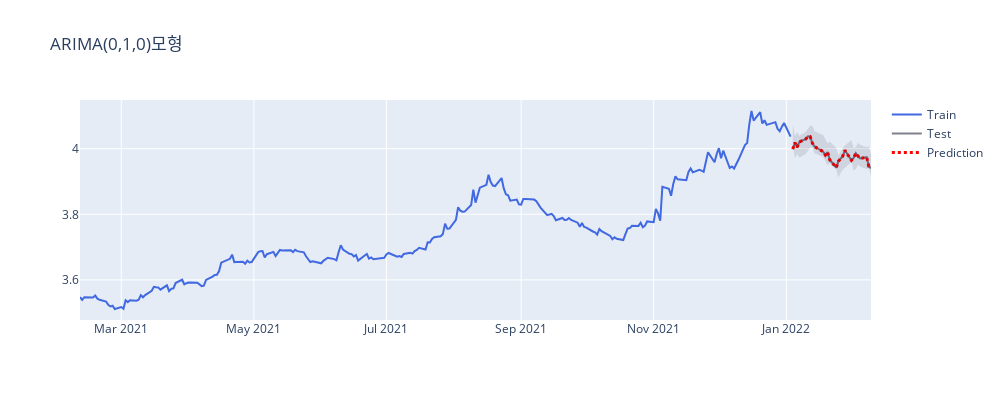

The notebook cell this image was saved under:
### Code cell
from plotly.subplots import make_subplots
import plotly.graph_objects as go

fig = go.Figure([
    # 훈련 데이터-------------------------------------------------------
    go.Scatter(x = train_data.index, y = train_data, name = "Train", mode = 'lines'
              ,line=dict(color = 'royalblue'))
    # 테스트 데이터------------------------------------------------------
    , go.Scatter(x = test_data.index, y = test_data, name = "Test", mode = 'lines'
                ,line = dict(color = 'rgba(0,0,30,0.5)'))
    # 예측값-----------------------------------------------------------
    , go.Scatter(x = test_data.index, y = test_data, name = "Prediction", mode = 'lines'
                     ,line = dict(color = 'red', dash = 'dot', width=3))
    
    # 신뢰 구간---------------------------------------------------------
    , go.Scatter(x = test_data.index.tolist() + test_data.index[::-1].tolist() 
                ,y = pred_upper + pred_lower[::-1] ## 상위 신뢰 구간 -> 하위 신뢰 구간 역순으로
                ,fill='toself'
                ,fillcolor='rgba(0,0,30,0.1)'
                ,line=dict(color='rgba(0,0,0,0)')
                ,hoverinfo="skip"
                ,showlegend=False)
])

fig.update_layout(height=400, width=1000, title_text="ARIMA(0,1,0)모형")
fig.show()

### Figure 1 — Plotly figure (JSON) as saved in the notebook; plotly's stock layout.template omitted (floating-point values rounded to 4 significant figures; data arrays with more than 128 entries replaced by an {"elided": "..."} marker saying what was removed)
{"data": [{"line": {"color": "royalblue"}, "mode": "lines", "name": "Train", "type": "scatter", "x": {"elided": "227 str values"}, "y": {"elided": "227 float values"}}, {"line": {"color": "rgba(0,0,30,0.5)"}, "mode": "lines", "name": "Test", "type": "scatter", "x": ["2022-01-04T00:00:00", "2022-01-05T00:00:00", "2022-01-06T00:00:00", "2022-01-07T00:00:00", "2022-01-10T00:00:00", "2022-01-11T00:00:00", "2022-01-12T00:00:00", "2022-01-13T00:00:00", "2022-01-14T00:00:00", "2022-01-18T00:00:00", "2022-01-19T00:00:00", "2022-01-20T00:00:00", "2022-01-21T00:00:00", "2022-01-24T00:00:00", "2022-01-25T00:00:00", "2022-01-26T00:00:00", "2022-01-27T00:00:00", "2022-01-28T00:00:00", "2022-01-31T00:00:00", "2022-02-01T00:00:00", "2022-02-02T00:00:00", "2022-02-03T00:00:00", "2022-02-04T00:00:00", "2022-02-07T00:00:00", "2022-02-08T00:00:00", "2022-02-09T00:00:00"], "y": [3.999, 4.019, 4.004, 4.02, 4.03, 4.038, 4.037, 4.017, 4.006, 3.991, 3.98, 3.99, 3.966, 3.942, 3.962, 3.97, 3.977, 3.995, 3.964, 3.972, 3.986, 3.977, 3.97, 3.974, 3.945, 3.941]}, {"line": {"color": "red", "dash": "dot", "width": 3}, "mode": "lines", "name": "Prediction", "type": "scatter", "x": ["2022-01-04T00:00:00", "2022-01-05T00:00:00", "2022-01-06T00:00:00", "2022-01-07T00:00:00", "2022-01-10T00:00:00", "2022-01-11T00:00:00", "2022-01-12T00:00:00", "2022-01-13T00:00:00", "2022-01-14T00:00:00", "2022-01-18T00:00:00", "2022-01-19T00:00:00", "2022-01-20T00:00:00", "2022-01-21T00:00:00", "2022-01-24T00:00:00", "2022-01-25T00:00:00", "2022-01-26T00:00:00", "2022-01-27T00:00:00", "2022-01-28T00:00:00", "2022-01-31T00:00:00", "2022-02-01T00:00:00", "2022-02-02T00:00:00", "2022-02-03T00:00:00", "2022-02-04T00:00:00", "2022-02-07T00:00:00", "2022-02-08T00:00:00", "2022-02-09T00:00:00"], "y": [3.999, 4.019, 4.004, 4.02, 4.03, 4.038, 4.037, 4.017, 4.006, 3.991, 3.98, 3.99, 3.966, 3.942, 3.962, 3.97, 3.977, 3.995, 3.964, 3.972, 3.986, 3.977, 3.97, 3.974, 3.945, 3.941]}, {"fill": "toself", "fillcolor": "rgba(0,0,30,0.1)", "hoverinfo": "skip", "line": {"color": "rgba(0,0,0,0)"}, "showlegend": false, "type": "scatter", "x": ["2022-01-04T00:00:00", "2022-01-05T00:00:00", "2022-01-06T00:00:00", "2022-01-07T00:00:00", "2022-01-10T00:00:00", "2022-01-11T00:00:00", "2022-01-12T00:00:00", "2022-01-13T00:00:00", "2022-01-14T00:00:00", "2022-01-18T00:00:00", "2022-01-19T00:00:00", "2022-01-20T00:00:00", "2022-01-21T00:00:00", "2022-01-24T00:00:00", "2022-01-25T00:00:00", "2022-01-26T00:00:00", "2022-01-27T00:00:00", "2022-01-28T00:00:00", "2022-01-31T00:00:00", "2022-02-01T00:00:00", "2022-02-02T00:00:00", "2022-02-03T00:00:00", "2022-02-04T00:00:00", "2022-02-07T00:00:00", "2022-02-08T00:00:00", "2022-02-09T00:00:00", "2022-02-09T00:00:00", "2022-02-08T00:00:00", "2022-02-07T00:00:00", "2022-02-04T00:00:00", "2022-02-03T00:00:00", "2022-02-02T00:00:00", "2022-02-01T00:00:00", "2022-01-31T00:00:00", "2022-01-28T00:00:00", "2022-01-27T00:00:00", "2022-01-26T00:00:00", "2022-01-25T00:00:00", "2022-01-24T00:00:00", "2022-01-21T00:00:00", "2022-01-20T00:00:00", "2022-01-19T00:00:00", "2022-01-18T00:00:00", "2022-01-14T00:00:00", "2022-01-13T00:00:00", "2022-01-12T00:00:00", "2022-01-11T00:00:00", "2022-01-10T00:00:00", "2022-01-07T00:00:00", "2022-01-06T00:00:00", "2022-01-05T00:00:00", "2022-01-04T00:00:00"], "y": [4.076, 4.038, 4.051, 4.04, 4.052, 4.062, 4.07, 4.07, 4.053, 4.042, 4.027, 4.016, 4.022, 4.003, 3.979, 3.993, 4.003, 4.01, 4.026, 4.001, 4.005, 4.018, 4.012, 4.005, 4.007, 3.982, 3.915, 3.941, 3.938, 3.945, 3.951, 3.938, 3.934, 3.959, 3.943, 3.936, 3.926, 3.912, 3.936, 3.955, 3.949, 3.96, 3.975, 3.986, 4.003, 4.003, 3.994, 3.985, 3.972, 3.983, 3.971, 4.009]}], "layout": {"height": 400, "title": {"text": "ARIMA(0,1,0)모형"}, "width": 1000}}
